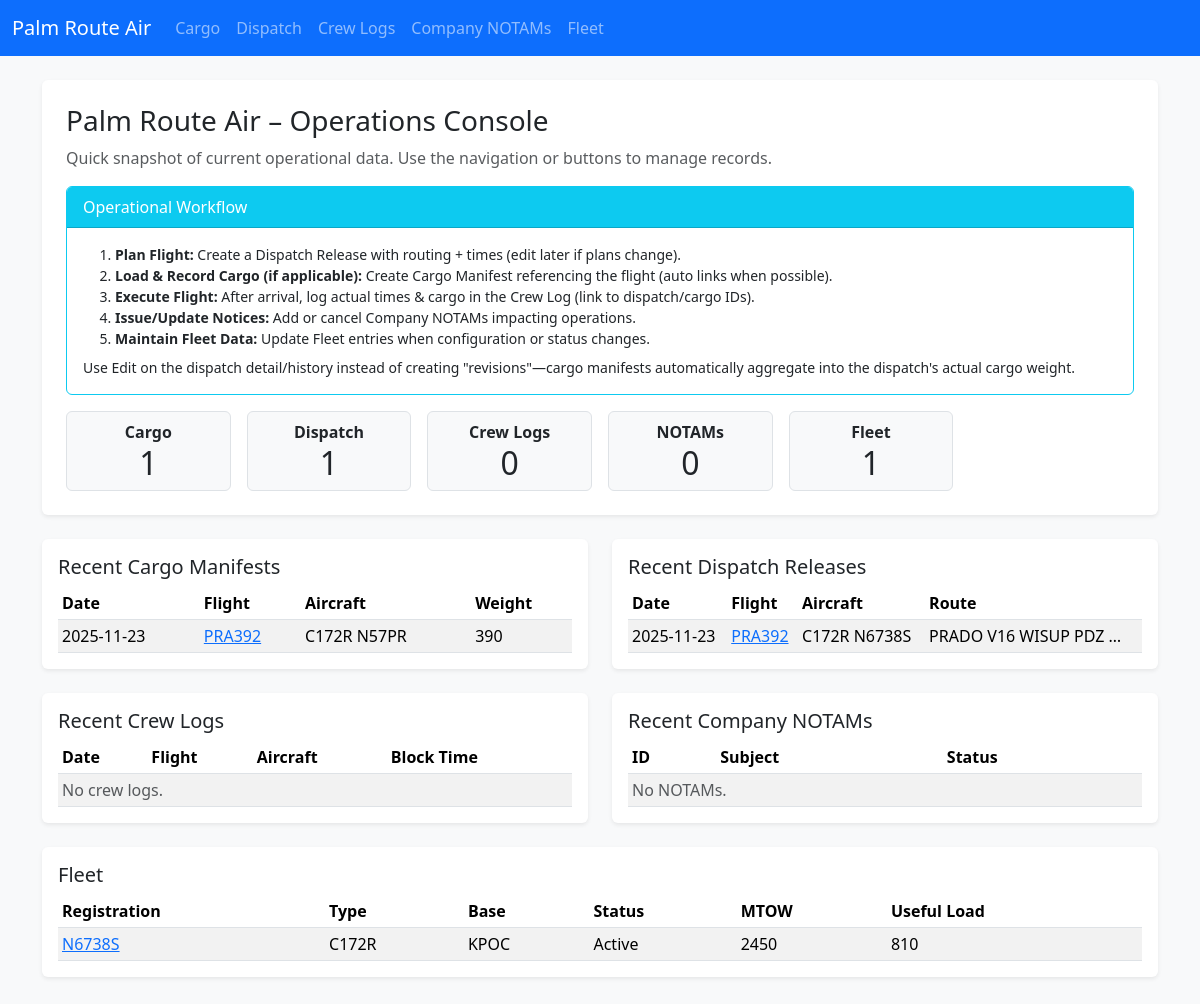
Before: / with the older database file.
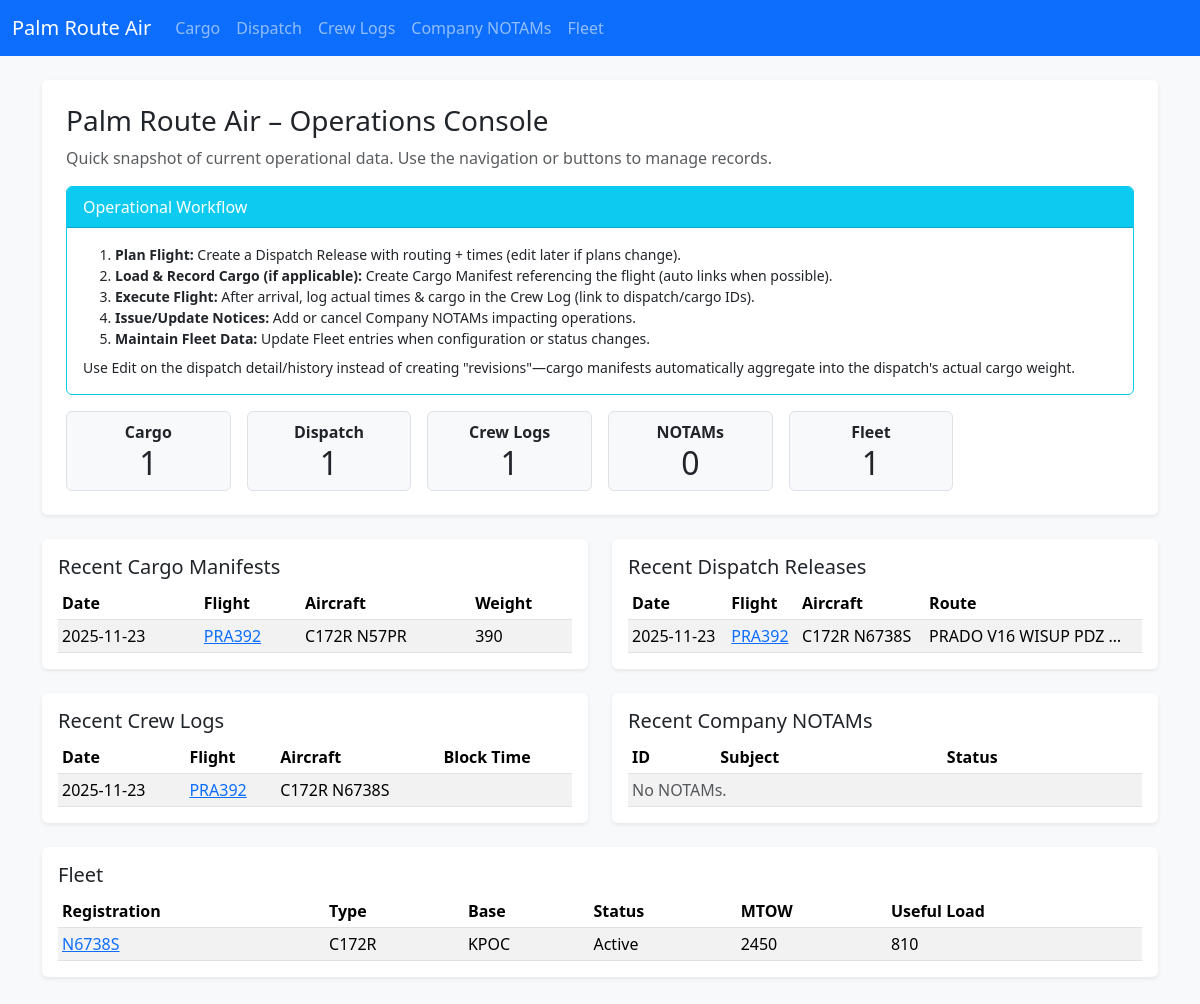
After: the same page with the newer database file.
### app.py (models this page shows)
class CargoManifest(db.Model):
    id = db.Column(db.Integer, primary_key=True)
    date = db.Column(db.String(20))
    flight_id = db.Column(db.String(20))
    aircraft = db.Column(db.String(50))
    departure = db.Column(db.String(10))
    arrival = db.Column(db.String(10))
    total_weight = db.Column(db.String(20))
    pieces = db.Column(db.String(10))
    notes = db.Column(db.Text)
    dispatch_release_id = db.Column(db.Integer, db.ForeignKey('dispatch_release.id'))

class DispatchRelease(db.Model):
    id = db.Column(db.Integer, primary_key=True)
    date = db.Column(db.String(20))
    flight_id = db.Column(db.String(20))
    aircraft = db.Column(db.String(50))
    fleet_entry_id = db.Column(db.Integer, db.ForeignKey('fleet_entry.id'))
    departure = db.Column(db.String(10))
    destination = db.Column(db.String(10))
    offblocks = db.Column(db.String(10))
    arrival = db.Column(db.String(10))
    route = db.Column(db.Text)
    payload_planned = db.Column(db.String(20))  # Planned payload weight (lbs)
    fuel_planned = db.Column(db.String(20))     # Planned fuel (gal or lbs)
    cargo_plan = db.Column(db.Text)             # Summary of intended cargo items
    alt_airports = db.Column(db.Text)           # Alternate airports list
    weather_brief = db.Column(db.Text)          # Weather summary / risks
    special_notes = db.Column(db.Text)          # Special instructions / hazards
    actual_cargo_weight = db.Column(db.String(20))  # Aggregated from linked manifests
    flight_plan_raw = db.Column(db.Text)        # Raw uploaded flight plan content (SimBrief, etc.)
    flight_plan_source = db.Column(db.String(30))  # Source identifier e.g. 'simbrief'
    briefing_pdf_filename = db.Column(db.String(120))  # Stored PDF briefing filename (in ./briefings)
    cargo_manifests = db.relationship('CargoManifest', backref='dispatch_release', lazy='dynamic')
    fleet_entry = db.relationship('FleetEntry', lazy='joined')

class FleetEntry(db.Model):
    id = db.Column(db.Integer, primary_key=True)
    aircraft_type = db.Column(db.String(50))
    registration = db.Column(db.String(20))
    base = db.Column(db.String(10))
    status = db.Column(db.String(20))
    max_takeoff_weight = db.Column(db.String(20))
    useful_load = db.Column(db.String(20))
    notes = db.Column(db.Text)

class CrewLog(db.Model):
    id = db.Column(db.Integer, primary_key=True)
    date = db.Column(db.String(20))
    flight_id = db.Column(db.String(20))
    origin = db.Column(db.String(10))
    destination = db.Column(db.String(10))
    aircraft = db.Column(db.String(50))
    block_off = db.Column(db.String(10))
    block_on = db.Column(db.String(10))
    block_time = db.Column(db.String(10))
    cargo_weight = db.Column(db.String(20))
    fuel_used = db.Column(db.String(20))  # actual fuel used (numeric)
    remarks = db.Column(db.Text)
    dispatch_release_id = db.Column(db.Integer, db.ForeignKey('dispatch_release.id'))
    cargo_manifest_id = db.Column(db.Integer, db.ForeignKey('cargo_manifest.id'))
    dispatch_release = db.relationship('DispatchRelease', lazy='joined')
    cargo_manifest = db.relationship('CargoManifest', lazy='joined')

### app.py (the view)
@app.route('/')
def index():
    manifests = CargoManifest.query.order_by(CargoManifest.id.desc()).limit(5).all()
    releases = DispatchRelease.query.order_by(DispatchRelease.id.desc()).limit(5).all()
    logs = CrewLog.query.order_by(CrewLog.id.desc()).limit(5).all()
    notams = CompanyNotam.query.order_by(CompanyNotam.id.desc()).limit(5).all()
    fleet_entries = FleetEntry.query.order_by(FleetEntry.id.desc()).all()
    counts = {
        'cargo_manifests': CargoManifest.query.count(),
        'dispatch_releases': DispatchRelease.query.count(),
        'crew_logs': CrewLog.query.count(),
        'company_notams': CompanyNotam.query.count(),
        'fleet_entries': FleetEntry.query.count()
    }
    return render_template('index.html', manifests=manifests, releases=releases, logs=logs, notams=notams, fleet_entries=fleet_entries, counts=counts)

### templates/index.html (shortened to what the changed rows need)
{% extends 'base.html' %}
{% block content %}
<div class="mb-4 p-4 bg-white rounded shadow-sm">
  <div class="mb-2">
    <h1 class="h3 mb-0">Palm Route Air – Operations Console</h1>
  </div>
  <div class="row g-3">
    <div class="col-sm-6 col-md-4 col-lg-2">
      <div class="border rounded p-2 text-center bg-light">
        <div class="fw-bold">Crew Logs</div>
        <div class="display-6 fs-2">{{ counts.crew_logs }}</div>
      </div>
    </div>
  </div>
</div>
<div class="row g-4">
  <div class="col-md-6">
    <div class="bg-white rounded shadow-sm p-3">
      <h2 class="h5">Recent Cargo Manifests</h2>
      <table class="table table-sm table-striped mb-0">
        <thead><tr><th>Date</th><th>Flight</th><th>Aircraft</th><th>Weight</th></tr></thead>
        <tbody>
        {% for m in manifests %}
          <tr>
            <td>{{ m.date }}</td>
            <td>{% if m.dispatch_release_id %}<a href="{{ url_for('dispatch_detail', id=m.dispatch_release_id) }}">{{ m.flight_id }}</a>{% else %}<a href="{{ url_for('cargo_detail', id=m.id) }}">{{ m.flight_id }}</a>{% endif %}</td>
            <td>{{ m.aircraft }}</td>
            <td>{{ m.total_weight }}</td>
          </tr>
        {% else %}
          <tr><td colspan="4" class="text-muted">No manifests.</td></tr>
        {% endfor %}
        </tbody>
      </table>
    </div>
  </div>
  <div class="col-md-6">
    <div class="bg-white rounded shadow-sm p-3">
      <h2 class="h5">Recent Dispatch Releases</h2>
      <table class="table table-sm table-striped mb-0">
        <thead><tr><th>Date</th><th>Flight</th><th>Aircraft</th><th>Route</th></tr></thead>
        <tbody>
        {% for d in releases %}
          <tr>
            <td>{{ d.date }}</td>
            <td><a href="{{ url_for('dispatch_detail', id=d.id) }}">{{ d.flight_id }}</a></td>
            <td>{{ d.aircraft }}</td>
            <td>{{ d.route[:20] }}{% if d.route|length > 20 %}…{% endif %}</td>
          </tr>
        {% else %}
          <tr><td colspan="4" class="text-muted">No releases.</td></tr>
        {% endfor %}
        </tbody>
      </table>
    </div>
  </div>
  <div class="col-md-6">
    <div class="bg-white rounded shadow-sm p-3">
      <h2 class="h5">Recent Crew Logs</h2>
      <table class="table table-sm table-striped mb-0">
        <thead><tr><th>Date</th><th>Flight</th><th>Aircraft</th><th>Block Time</th></tr></thead>
        <tbody>
        {% for c in logs %}
          <tr>
            <td>{{ c.date }}</td>
            <td>{% if c.dispatch_release_id %}<a href="{{ url_for('dispatch_detail', id=c.dispatch_release_id) }}">{{ c.flight_id }}</a>{% else %}<a href="{{ url_for('crew_detail', id=c.id) }}">{{ c.flight_id }}</a>{% endif %}</td>
            <td>{{ c.aircraft }}</td>
            <td>{{ c.block_time }}</td>
          </tr>
        {% else %}
          <tr><td colspan="4" class="text-muted">No crew logs.</td></tr>
        {% endfor %}
        </tbody>
      </table>
    </div>
  </div>
  <div class="col-md-6">
    <div class="bg-white rounded shadow-sm p-3">
      <h2 class="h5">Recent Company NOTAMs</h2>
      <table class="table table-sm table-striped mb-0">
        <thead><tr><th>ID</th><th>Subject</th><th>Status</th></tr></thead>
      </table>
    </div>
  </div>
  <div class="col-12">
    <div class="bg-white rounded shadow-sm p-3">
      <h2 class="h5">Fleet</h2>
      <table class="table table-sm table-striped mb-0">
        <thead><tr><th>Registration</th><th>Type</th><th>Base</th><th>Status</th><th>MTOW</th><th>Useful Load</th></tr></thead>
        <tbody>
        {% for f in fleet_entries %}
          <tr>
            <td><a href="{{ url_for('fleet_detail', id=f.id) }}">{{ f.registration }}</a></td>
            <td>{{ f.aircraft_type }}</td>
            <td>{{ f.base }}</td>
            <td>{{ f.status }}</td>
            <td>{{ f.max_takeoff_weight }}</td>
            <td>{{ f.useful_load }}</td>
          </tr>
        {% else %}
          <tr><td colspan="6" class="text-muted">No fleet entries.</td></tr>
        {% endfor %}
        </tbody>
      </table>
    </div>
  </div>
</div>
{% endblock %}

Changed rows visible on the page:
added CrewLog: date "2025-11-23", flight_id "PRA392", aircraft "C172R N6738S"
Other visible differences:
{{ counts.crew_logs }}: "0" → "1"
text no longer shown: "No crew logs."
